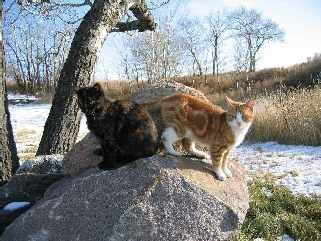
%> input picture 10. Sobel Operators/two_cats.jpg, 321 x 241 px
$ octave sobel_operations.m   (GNU Octave 9; MATLAB toolbox functions it lacks are replaced by stand-ins)
%> lines starting %> are read from the running program, lines starting %| are printed output that depends on the picture
image = imread("two_cats.jpg");
%> image is the input picture: size 241x321x3 uint8; mean R, G, B 132.7, 133.7, 131.8
normImage = im2double(image);
sobelHorizontal = fspecial('sobel');
sobelOutput = imfilter(normImage,sobelHorizontal);
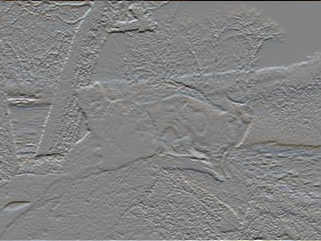
%> sobelOutput: size 241x321x3 double; mean R, G, B 0.00453, 0.0055, 0.00626; drawn with min black and max white
outputImageH = sobelOutput * 255;
figure;
subplot(2,2,1);
imshow(uint8(image));
title("Original Image");
subplot(2,2,2);
imshow(uint8(outputImageH));
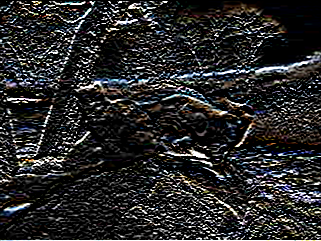
%> displayed picture: size 241x321x3, on the screen's scale of 0 to 255; mean R, G, B 41, 41, 41.3
title("Sobel Horizontal Image");
%> (the run ends here)

$ run again, with 10. Sobel Operators/step_d.jpg copied over 10. Sobel Operators/two_cats.jpg
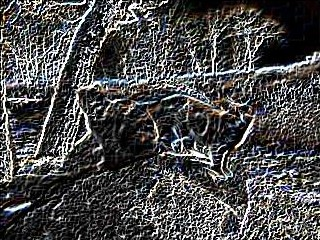
%> input picture 10. Sobel Operators/step_d.jpg, 320 x 240 px
%> image is the input picture: size 240x320x3 uint8; mean R, G, B 75.6, 75, 75.6
%> `sobelOutput = imfilter(normImage,sobelHorizontal);`:
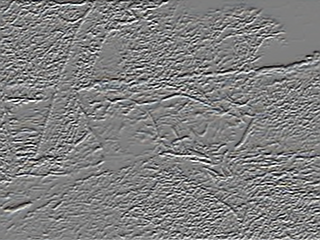
%> sobelOutput: size 240x320x3 double; mean R, G, B -0.00219, -0.00221, -0.00225; drawn with min black and max white
%> `imshow(uint8(outputImageH));`:
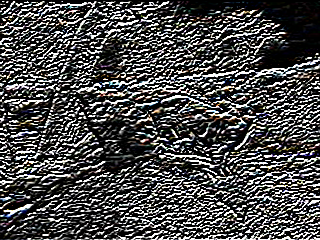
%> displayed picture: size 240x320x3, on the screen's scale of 0 to 255; mean R, G, B 75.5, 75.4, 75.2

$ run again, with 10. Sobel Operators/step_c.png saved as 10. Sobel Operators/two_cats.jpg
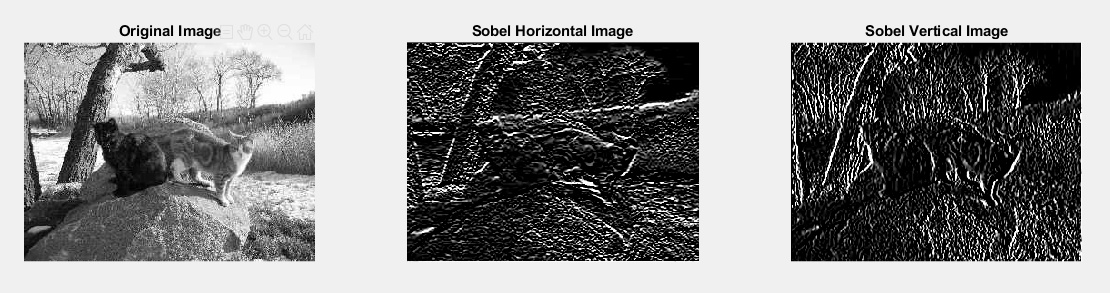
%> input picture 10. Sobel Operators/step_c.png, 1110 x 293 px
%> image is the input picture: size 293x1110x3 uint8; min 0, max 255, mean 139.6
%> `sobelOutput = imfilter(normImage,sobelHorizontal);`:
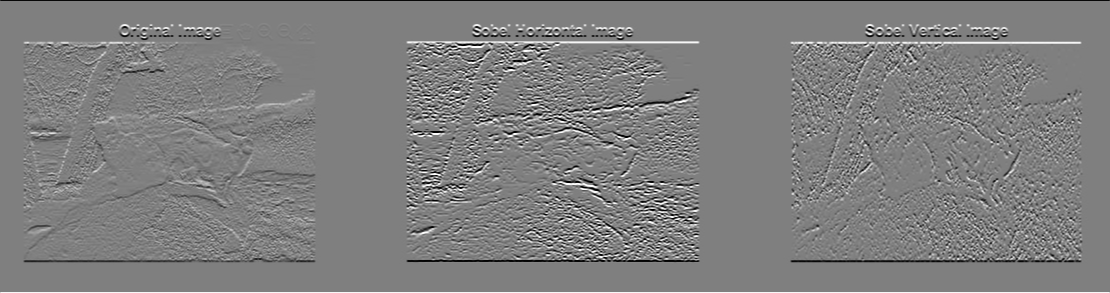
%> sobelOutput: size 293x1110x3 double; min -4, max 4, mean 2.8e-18; drawn with min black and max white
%> `imshow(uint8(outputImageH));`:
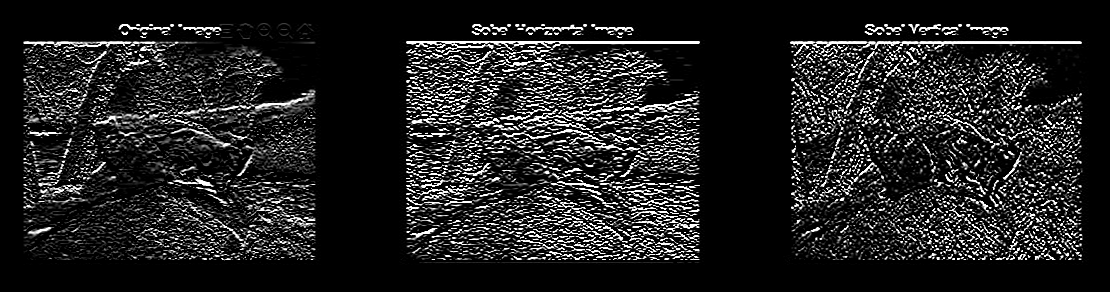
%> displayed picture: size 293x1110x3, on the screen's scale of 0 to 255; min 0, max 255, mean 34.6
